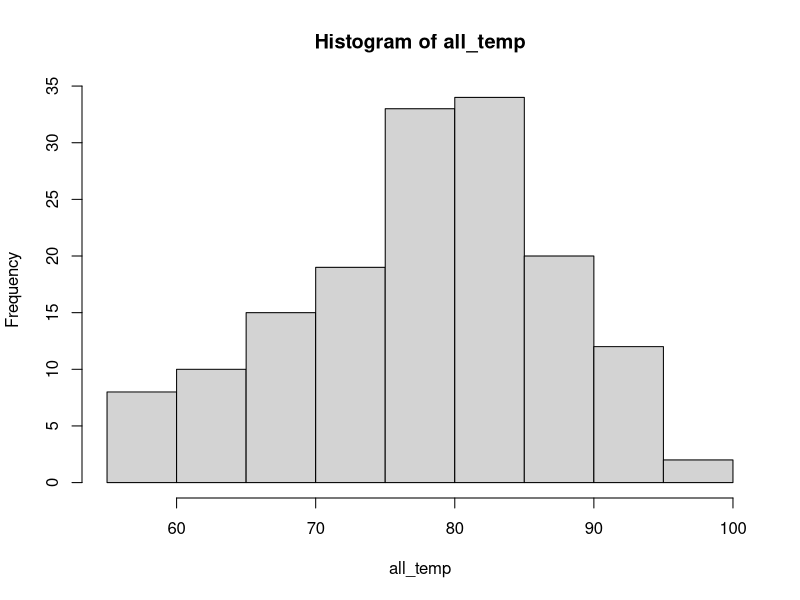
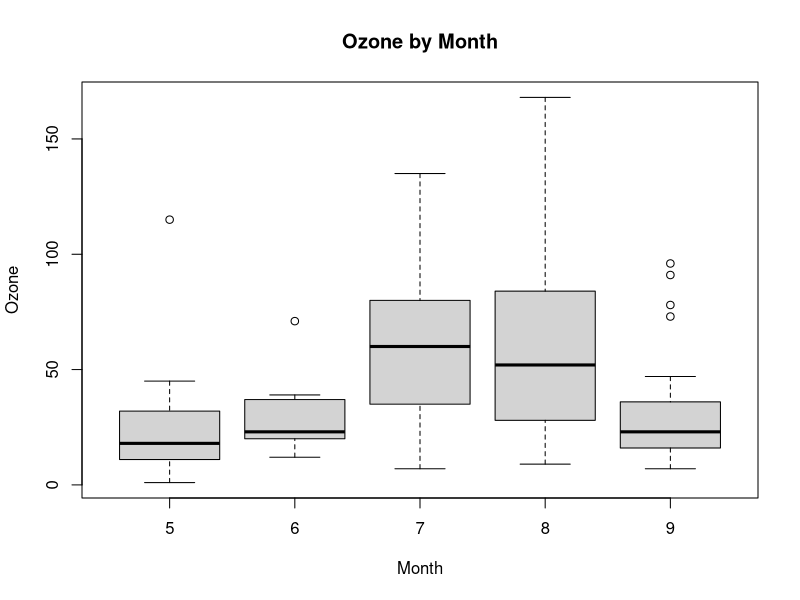

These figures' R source, in order:
library(dplyr)
# 1.1
my_df = airquality
# 1.2
str(my_df)

# 1.3
names(my_df)

# 1.4
my_df_temp = select(my_df, "Temp")

# 1.6
temp_mean = c()
temp_median = c()
temp_sd = c()
for (m in 5:9) {
  single_month = my_df[my_df$Month == m,"Temp"]
  temp_mean = append(temp_mean, mean(single_month))
  temp_median = append(temp_median, median(single_month))
  temp_sd = append(temp_sd, sd(single_month))
}

monthly_temp_df = data.frame(
  Month = c(1:5),
  Mean = temp_mean,
  Median = temp_median,
  SD = temp_sd
)

# 1.7
all_temp = my_df$Temp
overall_temp_df = data.frame(
  Mean = mean(all_temp),
  Median = median(all_temp),
  SD = sd(all_temp)
)

# 2.1
all_temp_hist = hist(all_temp)

# 2.2
ozone_monthly_box = boxplot(my_df$Ozone ~ my_df$Month,
        main = "Ozone by Month",
        xlab = "Month",
        ylab = "Ozone"
)
abline(lm(Ozone ~ Temp, data = my_df), col = "blue", lwd = 2)
